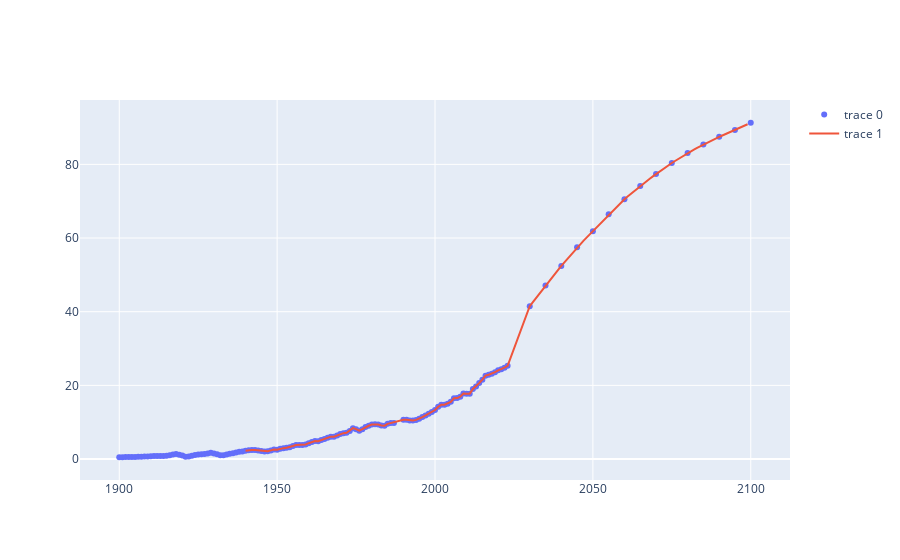

Here is the notebook cell this chart was saved with:
### Markdown cell above
# Etude prospective de la consommation de Cuivre

### Code cell
# Scénario de demande total
# On choisit de ne prendre la projection qu'à partir de 2030, on interpole linéairement entre
df_futur_b = df_futur[df_futur.index>=2030]

year_raw = np.concatenate((df_hist_usgs.index.to_numpy(),df_futur_b.index.to_numpy()))
cu_demand_raw = np.concatenate((df_hist_usgs["Cu supply (Mt)"].to_numpy(),df_futur_b["Cu supply (Mt)"].to_numpy()))

# Interpolation linéaire
f = interp1d(year_raw, cu_demand_raw, kind='linear', fill_value="extrapolate")
year = np.arange(1940,2100)
cu_demand_linear = f(year)

# fit d'un polynome de degré N
N = 6
coefficients = np.polyfit(year_raw, cu_demand_raw, N)
poly_function = np.poly1d(coefficients)
cu_demand_poly = poly_function(year)

# spline
spline_interpolation = interp1d(year_raw, cu_demand_raw, kind='cubic')
cu_demand_lag = spline_interpolation(year)

# Plot
fig = go.Figure()
fig.add_trace(go.Scatter(x=year_raw, y=cu_demand_raw, mode='markers'))
fig.add_trace(go.Scatter(x=year, y=cu_demand_linear, mode='lines'))
# fig.add_trace(go.Scatter(x=year, y=cu_demand_poly, mode='lines'))
# fig.add_trace(go.Scatter(x=year, y=cu_demand_lag, mode='lines'))

### Figure 1 — Plotly figure (JSON) as saved in the notebook; plotly's stock layout.template omitted (floating-point values rounded to 4 significant figures; data arrays with more than 128 entries replaced by an {"elided": "..."} marker saying what was removed)
{"data": [{"mode": "markers", "type": "scatter", "x": {"elided": "137 int values"}, "y": {"elided": "137 float values"}}, {"mode": "lines", "type": "scatter", "x": {"elided": "160 int values"}, "y": {"elided": "160 float values"}}], "layout": {}}
